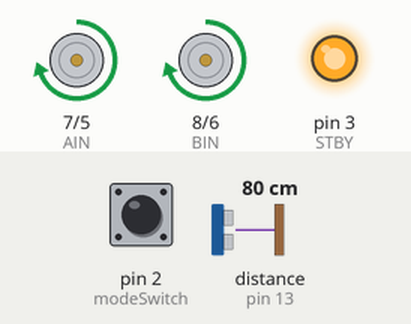
The sketch below on a simulated Arduino Uno, built with avr-gcc and run on an emulated ATmega328P. Parts: direction and speed pins drawn as motors (green arrow = direction pin HIGH = forward, orange = LOW = backward, longer = more drive, stopped while the standby pin is LOW), output pins drawn as LEDs (lit = HIGH). The test bench sets the inputs (shaded band); at power-on: distance to the obstacle (sensor on pin 13) 80 cm, pin 2 (modeSwitch) LOW. The echo pulse lasts 58.3 µs per cm; random numbers use the default seed unless the sketch sets one.

Above: at 2.8 s.
2.9 s: distance to the obstacle (sensor on pin 13) set to 2 cm
At 3.4 s:
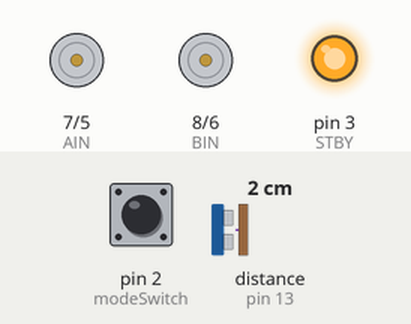
5.9 s: distance to the obstacle (sensor on pin 13) set to 25 cm
8.4 s: distance to the obstacle (sensor on pin 13) set to 32 cm
10.4 s: distance to the obstacle (sensor on pin 13) set to 4 cm
13.4 s: distance to the obstacle (sensor on pin 13) set to 35 cm
16.4 s: distance to the obstacle (sensor on pin 13) set to 9 cm
Timing chart, 0 to 20.0 s (numbered marks = the images above; inputs shaded):
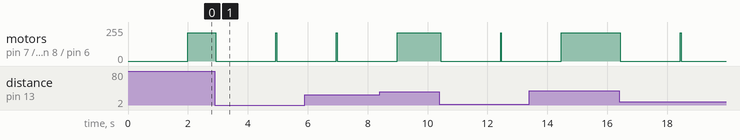

The sketch:

Motor_Speed_Control.ino
```cpp
// define IO pin
#include "SR04.h"
#define PWMA  5    // Controls power to right motor
#define PWMB  6    // Controls power to left motor
#define AIN   7    // Controls direction of right motor, HIGH = FORWARD, LOW = REVERSE
#undef  BIN
#define BIN   8    // Controls direction of right motor, HIGH = FORWARD, LOW = REVERSE
#define STBY  3    // Place H-Bridge in standby if LOW, Run if HIGH
#define TRIG_PIN 13
#define ECHO_PIN 12

SR04 sr04 = SR04(ECHO_PIN,TRIG_PIN);
bool emergencyStop;

struct program *example_program;

struct interval {
 int index;       // interval number
 int int_distance;// distance in meters
 int duration;    // duration in seconds
 int int_speed;   // speed
};

struct program {

 struct interval* program;
 int num_intervals;

};

struct program* fetch_intervals() {

 //creating new prog
 struct program* example_program = new program;


//add retrieval code from bluetooth here
 example_program->num_intervals = 6; //would be retreived from bluetooth connection
 example_program->program = new interval[example_program->num_intervals];

 double percent_speed = 0.0; //will store percentage of max speed that robot should travel at

 for (int i = 0; i < example_program->num_intervals; i++) {

   // this part of the for loop will be replaced with the bluetooth-transmitted info populating the array
   example_program->program[i].index = i; // index from bluetooth transmission
   example_program->program[i].duration = random(1, 10); // duration in seconds, placeholder will take from bluetooth information
   example_program->program[i].int_distance = random(3, 12) * example_program->program[i].duration; //in meters, bluetooth transmission
   //range of 3-12 meters per second since top speed is 12m/s

   percent_speed = (double)(example_program->program[i].int_distance/example_program->program[i].duration)/12.0;
   //this is finding what percent of the max speed robot should be going at

   example_program->program[i].int_speed = (int)(percent_speed * 255); //255 is max speed

 }

 return example_program;


}

#define modeSwitch 2 // Mode Switch input
//init the car
void setup() {
  pinMode(PWMA, OUTPUT);     //set IO pin mode OUTPUT
  pinMode(PWMB, OUTPUT);
  pinMode(BIN, OUTPUT);
  pinMode(AIN, OUTPUT);
  pinMode(STBY, OUTPUT);


  analogWrite(PWMA, 0);  // Fully off for Right
  analogWrite(PWMB, 0);  // Fully off for Left
  digitalWrite(STBY, HIGH);  //Enable Motors to run

 example_program = fetch_intervals(); // fetch info from bluetooth
}

//main loop
void loop() {

  emergencyStop = false;

  while (digitalRead(modeSwitch) == 1)  // wait for mode switch to be pressed (go to 0)
    ;  // Do nothing

  delay(2000);    // delay 2 seconds before starting

 // RIGHT WHEELS 1/2 speed forward, LEFT wheels 1/4 speed forward
 // for 2 seconds
 digitalWrite(AIN, HIGH);    // Right Forward direction
 digitalWrite(BIN, HIGH);    // Left Forward direction


 for (int i = 0; i <  example_program->num_intervals; i++) {
   analogWrite(PWMA, example_program->program[i].int_speed); //write speed to left
   analogWrite(PWMB, example_program->program[i].int_speed); //write speed to right

   for (int j = 0; j < example_program->program[i].duration * 22; j++) { //22 cycles ~ 1 second
      if (sr04.Distance() < 30) { //one foot away
        emergencyStop = true;
        break;
      }
      delay(1); // delay for duration of interval
   }

   if (emergencyStop == true) {
      break;
    }

 }

  analogWrite(PWMA, 0);   // no power on right
  analogWrite(PWMB, 0);   // no power on left


  //  // drive backwards
  //   digitalWrite(AIN, LOW);    // Right reverse direction
  //   digitalWrite(BIN, LOW);    // Left reverse direction

}
```
